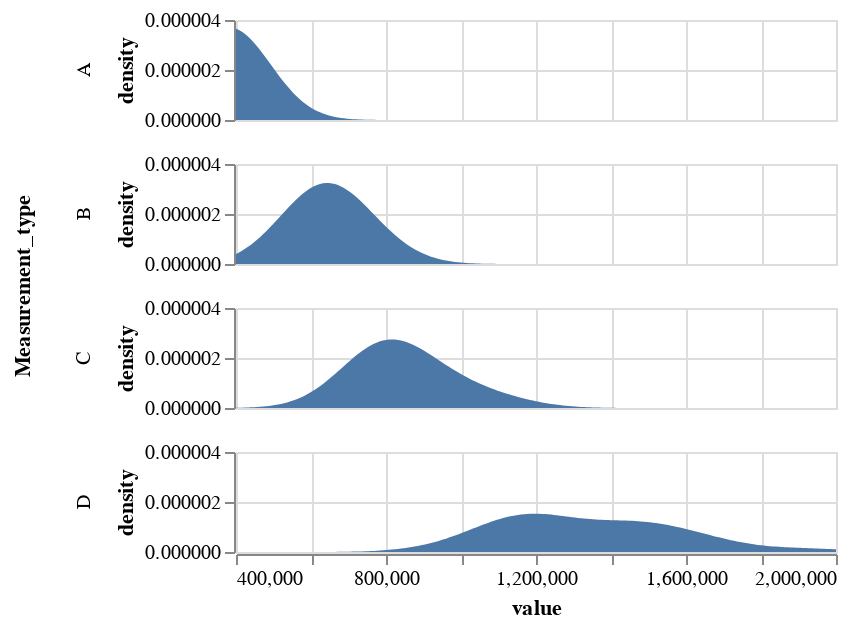

Notebook source saved alongside this figure:
### Code cell
source = pd.DataFrame({
    'x': test2.index,
    'A': list(test2['A_0-1K']),
    'B': list(test2['B_1.0K-1.5K']),
    'C': list(test2['C_1.5k-2K']),
    'D': list(test2['D_2K+']),
})

alt.Chart(source).transform_fold(
    ['A','B','C','D'],
    as_ = ['Measurement_type', 'value']
).transform_density(
    density='value', # total sqft
    bandwidth=100000,
    groupby=['Measurement_type'], # sqft bin
    extent= [400000, 2000000]
).mark_area().encode(
    alt.X('value:Q'), #sqft
    alt.Y('density:Q'),
    alt.Row('Measurement_type:N') 
).properties(width=300, height=50)
